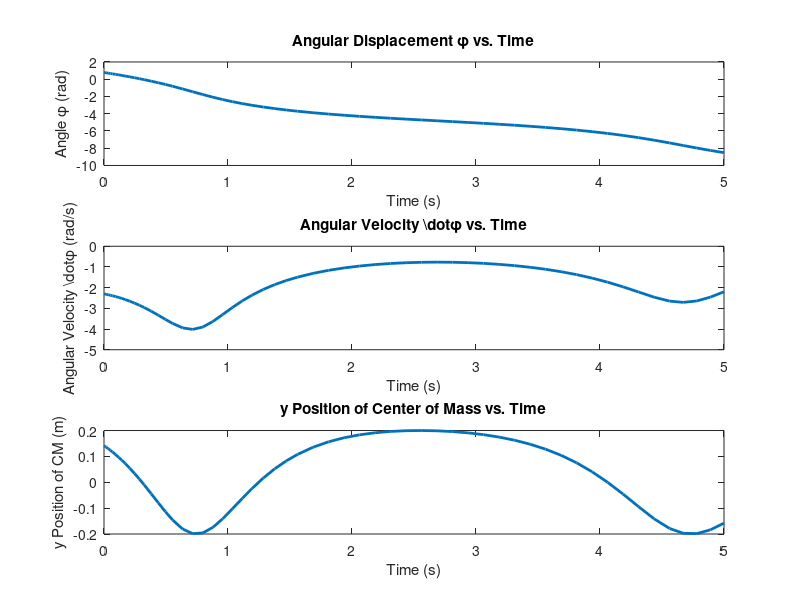

Here is the MATLAB script that generated this plot:
% Parameters
             % Distance from the center of mass to the weight (m)
% Parameters
R = 1;                % Radius of the disk (m)
c = 0.2;              % Distance of the center of mass from the center (m)
g = 9.81;             % Acceleration due to gravity (m/s^2)
m = 1;          % Mass of the disk (kg)
m_w = 0.1;     % Mass of the weight (kg)
R_w = 0.1;            % Radius of the weight (m)
d = 0.3;  
% Damping coefficient
b = 0.35;              % Damping coefficient (energy loss)

% Initial conditions
phi0 = pi/4;         % Initial angle (rad)
phi_dot0 = -2.3;       % Initial angular velocity (rad/s)

% Time span
tspan = [0 5];       % Time from 0 to 7 seconds

% Define the system of ODEs
odefun = @(t, y) [
    y(2); 
    -((((m + m_w) * (g * c * cos(y(1)) + 2 * R * c * cos(y(1)) * y(2)^2) ...
      + b * y(2)) / ((m + m_w) * (R^2 + 2 * R * c * sin(y(1)) + c^2) + ...
      (1/2) * m * R^2 + m * c^2 + (1/2) * m_w * R_w^2 + m_w * d^2)))
];

% Solve the ODE using ode45
[t, sol] = ode45(odefun, tspan, [phi0, phi_dot0]);

% Position of the center of mass (CM)
x_CM = R * sol(:, 1) + c * cos(sol(:, 1));  % x position of CM
y_CM = c * sin(sol(:, 1));                    % y position of CM

% Calculate angular acceleration (second derivative of angle)
phi_double_dot = gradient(sol(:, 2), t);      % Angular acceleration

% Plot the results
figure;

% Plot Angular Displacement
subplot(3, 1, 1);
plot(t, sol(:, 1), 'LineWidth', 2);
xlabel('Time (s)');
ylabel('Angle \phi (rad)');
title('Angular Displacement \phi vs. Time');

% Plot Angular Velocity
subplot(3, 1, 2);
plot(t, sol(:, 2), 'LineWidth', 2);
xlabel('Time (s)');
ylabel('Angular Velocity \dot{\phi} (rad/s)');
title('Angular Velocity \dot{\phi} vs. Time');

% Plot y position of the center of mass
subplot(3, 1, 3);
plot(t, y_CM, 'LineWidth', 2);
xlabel('Time (s)');
ylabel('y Position of CM (m)');
title('y Position of Center of Mass vs. Time');

% Display the final position
fprintf('Final angle at t = %0.2f s: \phi = %0.4f rad\n', t(end), sol(end, 1));
fprintf('Final y position at t = %0.2f s: y_{CM} = %0.4f m\n', t(end), y_CM(end));
fprintf('Final x position at t = %0.2f s: x_{CM} = %0.4f m\n', t(end), x_CM(end));
